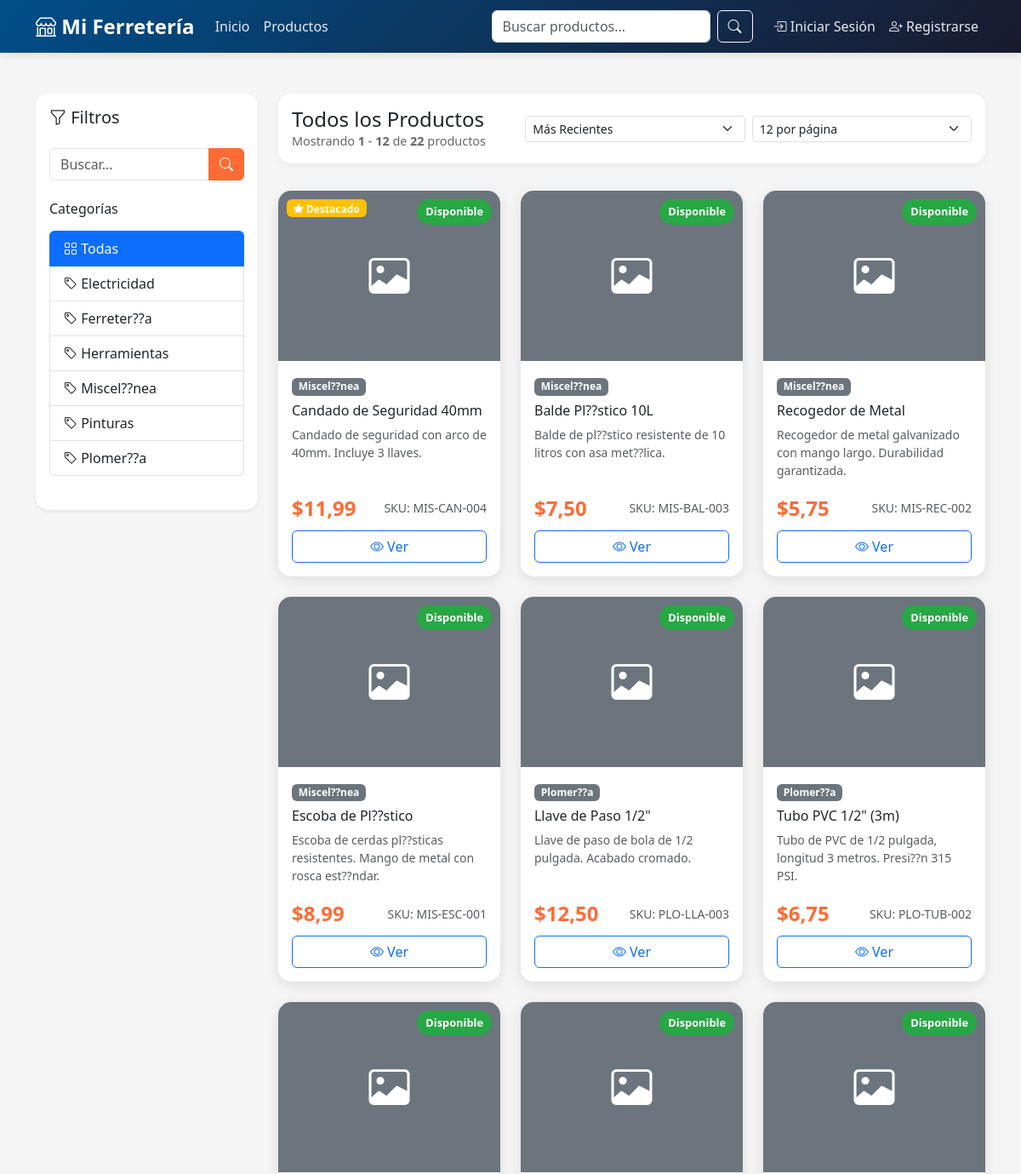
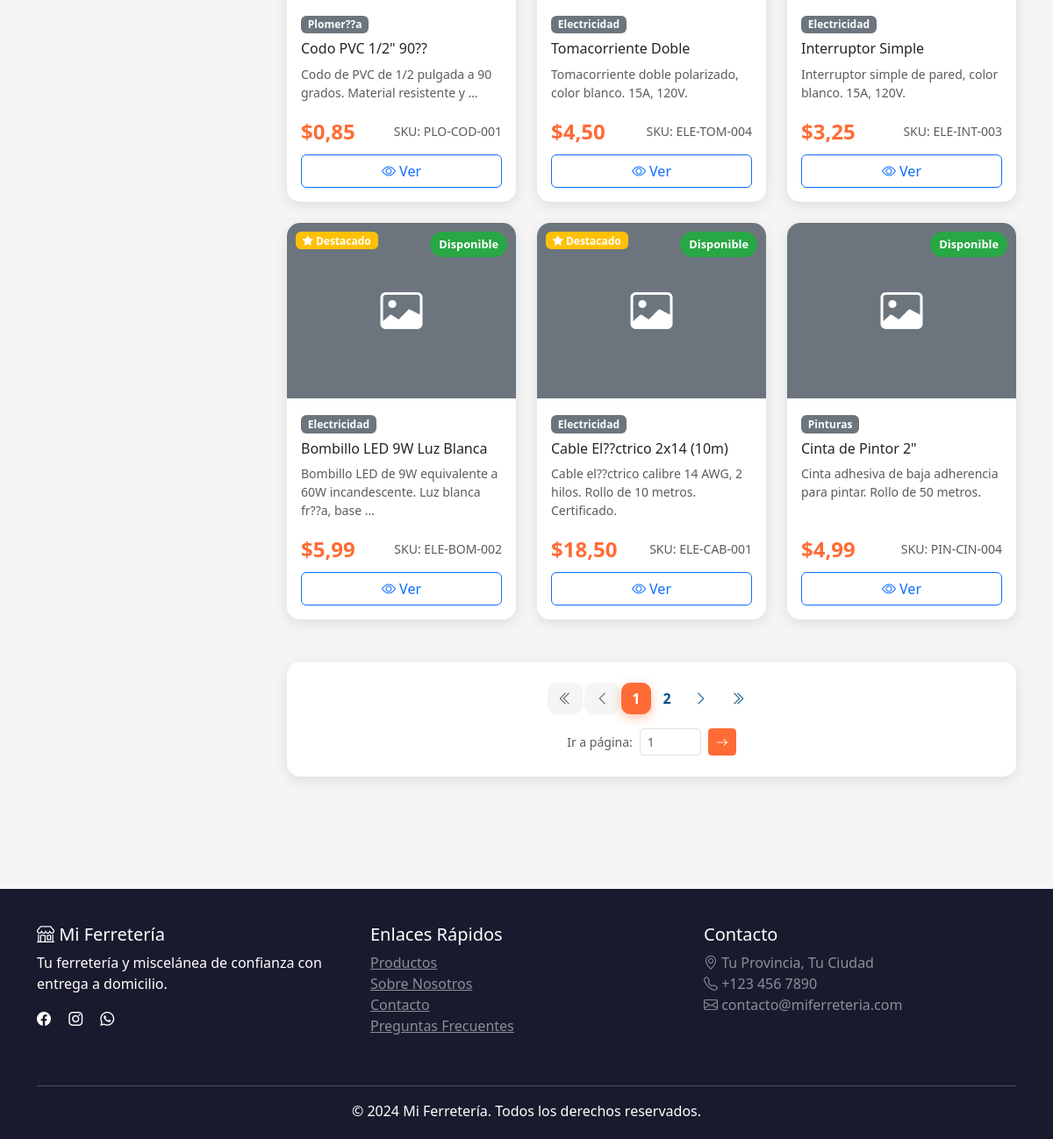
/productos/, run on the app's committed database (2 pictures, top to bottom).
### shop/models.py (models this page shows, shortened)
class Category(models.Model):
    name = models.CharField(max_length=100, verbose_name="Nombre")
    description = models.TextField(blank=True, verbose_name="Descripción")
    slug = models.SlugField(unique=True)
    created_at = models.DateTimeField(auto_now_add=True)
    class Meta:
        verbose_name = "Categoría"
        verbose_name_plural = "Categorías"
        ordering = ['name']

class Product(models.Model):
    category = models.ForeignKey(Category, on_delete=models.CASCADE, related_name='products', verbose_name="Categoría")
    name = models.CharField(max_length=200, verbose_name="Nombre")
    description = models.TextField(verbose_name="Descripción")
    price = models.DecimalField(max_digits=10, decimal_places=2, validators=[MinValueValidator(Decimal('0.01'))], verbose_name="Precio")
    stock = models.IntegerField(default=0, validators=[MinValueValidator(0)], verbose_name="Stock")
    image = models.ImageField(upload_to='products/', blank=True, null=True, verbose_name="Imagen")
    is_active = models.BooleanField(default=True, verbose_name="Activo")
    featured = models.BooleanField(default=False, verbose_name="Destacado")
    sku = models.CharField(max_length=50, unique=True, verbose_name="SKU")
    created_at = models.DateTimeField(auto_now_add=True)
    updated_at = models.DateTimeField(auto_now=True)
    class Meta:
        verbose_name = "Producto"
        verbose_name_plural = "Productos"
        ordering = ['-created_at']

### shop/views.py (the view, shortened to what this page needs)
# urls.py: path('productos/', views.product_list, name='product_list'),
def product_list(request):
    products = Product.objects.filter(is_active=True)
    categories = Category.objects.all()
    category_slug = request.GET.get('category')
    if category_slug:
        products = products.filter(category__slug=category_slug)
    query = request.GET.get('q')
    if query:
        products = products.filter(
            Q(name__icontains=query) |
            Q(description__icontains=query) |
            Q(sku__icontains=query)
        )
    sort_by = request.GET.get('sort', '-created_at')
    valid_sorts = {
        'price_asc': 'price',
        'price_desc': '-price',
        'name_asc': 'name',
        'name_desc': '-name',
        'newest': '-created_at',
        'oldest': 'created_at',
        'popular': '-featured',  # Puedes cambiar esto por ventas reales
    }
    if sort_by in valid_sorts:
        products = products.order_by(valid_sorts[sort_by])
    else:
        products = products.order_by('-created_at')
    try:
        items_per_page = int(request.GET.get('per_page', 12))
        if items_per_page not in [12, 24, 36, 48]:
            items_per_page = 12
    except (ValueError, TypeError):
        items_per_page = 12
    paginator = Paginator(products, items_per_page)
    try:
        page = int(request.GET.get('page', 1))
        if page < 1:
            page = 1
    except (ValueError, TypeError):
        page = 1
    try:
        products_page = paginator.page(page)
    except PageNotAnInteger:
        page = 1
        products_page = paginator.page(1)
    except EmptyPage:
        if paginator.num_pages > 0:
            products_page = paginator.page(paginator.num_pages)
        else:
            products_page = paginator.page(1)
    context = {
        'products': products_page,
        'categories': categories,
        'current_category': category_slug,
        'query': query,
        'sort_by': sort_by,
        'items_per_page': items_per_page,
        'paginator': paginator,
    }
    return render(request, 'shop/product_list.html', context)

### shop/templates/shop/product_list.html (shortened to what this page needs)
{% extends 'shop/base.html' %}
{% block content %}
<div class="container py-5" id="products-section">
    <div class="row">
        <div class="col-lg-3 mb-4 filters-sidebar">
            <div class="card shadow-sm" id="filtersCard">
                <div class="card-body">
                    <h5 class="card-title mb-4">
                        <i class="bi bi-funnel"></i> Filtros
                    </h5>
                    <div class="mb-4">
                        <form method="get" action="{% url 'shop:product_list' %}" id="searchForm">
                            <div class="input-group">
                                <input type="text"
                                       class="form-control"
                                       id="searchInput"
                                       name="q"
                                       placeholder="Buscar..."
                                       value="{{ query|default:'' }}"
                                       autocomplete="off">
                                <button class="btn btn-primary" type="submit">
                                    <i class="bi bi-search"></i>
                                </button>
                            </div>
                        </form>
                    </div>
                    <h6 class="mb-3">Categorías</h6>
                    <div class="list-group mb-4">
                        <a href="{% url 'shop:product_list' %}"
                           class="list-group-item list-group-item-action {% if not current_category %}active{% endif %}">
                            <i class="bi bi-grid"></i> Todas
                        </a>
                        {% for category in categories %}
                            <a href="?category={{ category.slug }}"
                               class="list-group-item list-group-item-action category-filter {% if current_category == category.slug %}active{% endif %}"
                               data-category="{{ category.slug }}">
                                <i class="bi bi-tag"></i> {{ category.name }}
                            </a>
                        {% endfor %}
                    </div>
                </div>
            </div>
        </div>
        <div class="col-lg-9">
            <div class="view-controls">
                <div class="row align-items-center">
                    <div class="col-md-4">
                        <h4 class="mb-0" id="productsTitle">
                            {% if current_category %}
                                {% for category in categories %}
                                    {% if category.slug == current_category %}
                                        {{ category.name }}
                                    {% endif %}
                                {% endfor %}
                            {% elif query %}
                                Resultados para "{{ query }}"
                            {% else %}
                                Todos los Productos
                            {% endif %}
                        </h4>
                        <p class="results-info mb-0">
                            Mostrando <strong id="startIndex">{{ products.start_index }}</strong> -
                            <strong id="endIndex">{{ products.end_index }}</strong> de
                            <strong id="totalProducts">{{ paginator.count }}</strong> productos
                        </p>
                    </div>
                    <div class="col-md-8">
                        <div class="row g-2">
                            <div class="col-md-6">
                                <select class="form-select form-select-sm" id="sortSelect">
                                    <option value="newest" {% if sort_by == 'newest' %}selected{% endif %}>Más Recientes</option>
                                </select>
                            </div>
                            <div class="col-md-6">
                                <select class="form-select form-select-sm" id="perPageSelect">
                                    <option value="12" {% if items_per_page == 12 %}selected{% endif %}>12 por página</option>
                                </select>
                            </div>
                        </div>
                    </div>
                </div>
            </div>
            <div id="productsContainer" class="position-relative">
                <div class="row g-4" id="productsGrid">
                    {% include 'shop/partials/product_grid.html' %}
                </div>
            </div>
            {% if paginator.num_pages > 1 %}
            <div class="pagination-wrapper mt-5" id="paginationWrapper">
                <nav aria-label="Navegación de productos">
                    <ul class="pagination justify-content-center mb-0" id="paginationNav">
                        <li class="page-item {% if not products.has_previous %}disabled{% endif %}">
                            <a class="page-link page-nav"
                               href="#"
                               data-page="1"
                               aria-label="Primera">
                                <i class="bi bi-chevron-double-left"></i>
                            </a>
                        </li>
                        <li class="page-item {% if not products.has_previous %}disabled{% endif %}">
                            <a class="page-link page-nav"
                               href="#"
                               data-page="{% if products.has_previous %}{{ products.previous_page_number }}{% else %}1{% endif %}"
                               aria-label="Anterior">
                                <i class="bi bi-chevron-left"></i>
                            </a>
                        </li>
                        {% for num in paginator.page_range %}
                            {% if num == products.number %}
                                <li class="page-item active">
                                    <span class="page-link">{{ num }}</span>
                                </li>
                            {% elif num > products.number|add:'-3' and num < products.number|add:'3' %}
                                <li class="page-item">
                                    <a class="page-link page-nav"
                                       href="#"
                                       data-page="{{ num }}">{{ num }}</a>
                                </li>
                            {% endif %}
                        {% endfor %}
                        <li class="page-item {% if not products.has_next %}disabled{% endif %}">
                            <a class="page-link page-nav"
                               href="#"
                               data-page="{% if products.has_next %}{{ products.next_page_number }}{% else %}{{ paginator.num_pages }}{% endif %}"
                               aria-label="Siguiente">
                                <i class="bi bi-chevron-right"></i>
                            </a>
                        </li>
                        <li class="page-item {% if not products.has_next %}disabled{% endif %}">
                            <a class="page-link page-nav"
                               href="#"
                               data-page="{{ paginator.num_pages }}"
                               aria-label="Última">
                                <i class="bi bi-chevron-double-right"></i>
                            </a>
                        </li>
                    </ul>
                </nav>
                <div class="text-center mt-3">
                    <div class="d-inline-flex align-items-center gap-2">
                        <span class="text-muted small">Ir a página:</span>
                        <input type="number"
                               id="gotoPageInput"
                               class="form-control form-control-sm"
                               style="width: 70px;"
                               min="1"
                               max="{{ paginator.num_pages }}"
                               placeholder="{{ products.number }}">
                        <button class="btn btn-sm btn-primary" id="gotoPageBtn">
                            <i class="bi bi-arrow-right"></i>
                        </button>
                    </div>
                </div>
            </div>
            {% endif %}
        </div>
    </div>
</div>
{% endblock %}

### shop/templates/shop/partials/product_grid.html (shortened to what this page needs)
{% load static %}
{% for product in products %}
<div class="col-lg-4 col-md-6 product-card-wrapper" data-product-id="{{ product.id }}">
    <div class="card h-100 product-card">
        <div class="position-relative product-image-container">
            {% if product.image %}
                <img src="{{ product.image.url }}"
                     class="card-img-top product-image"
                     alt="{{ product.name }}"
                     loading="lazy">
            {% else %}
                <div class="product-image bg-secondary d-flex align-items-center justify-content-center">
                    <i class="bi bi-image text-white" style="font-size: 3rem;"></i>
                </div>
            {% endif %}
            {% if product.stock == 0 %}
                <span class="stock-badge out-of-stock">Agotado</span>
            {% elif product.stock < 10 %}
                <span class="stock-badge low-stock">Solo {{ product.stock }}</span>
            {% else %}
                <span class="stock-badge in-stock">Disponible</span>
            {% endif %}
            {% if product.featured %}
                <span class="badge bg-warning position-absolute" style="top: 10px; left: 10px;">
                    <i class="bi bi-star-fill"></i> Destacado
                </span>
            {% endif %}
        </div>
        <div class="card-body d-flex flex-column">
            <div class="mb-2">
                <span class="badge bg-secondary">{{ product.category.name }}</span>
            </div>
            <h6 class="card-title">{{ product.name }}</h6>
            <p class="card-text text-muted small flex-grow-1">
                {{ product.description|truncatewords:12 }}
            </p>
            <div class="mt-auto">
                <div class="d-flex justify-content-between align-items-center mb-2">
                    <span class="price-tag">${{ product.price }}</span>
                    <small class="text-muted">SKU: {{ product.sku }}</small>
                </div>
                <div class="d-flex gap-2">
                    <a href="{% url 'shop:product_detail' product.pk %}"
                       class="btn btn-outline-primary flex-grow-1">
                        <i class="bi bi-eye"></i> Ver
                    </a>
                </div>
            </div>
        </div>
    </div>
</div>
{% endfor %}

### data on the page
Category: name "Electricidad"
Category: name "Ferreter??a"
Category: name "Herramientas"
Category: name "Miscel??nea"
Category: name "Pinturas"
Category: name "Plomer??a"
Product: stock "Disponible", featured True (drawn), category.name "Miscel??nea", name "Candado de Seguridad 40mm", description "Candado de seguridad con arco de 40mm. Incluye 3 llaves.", price "11,99", sku "MIS-CAN-004"
Product: stock "Disponible", category.name "Miscel??nea", name "Balde Pl??stico 10L", description "Balde de pl??stico resistente de 10 litros con asa met??lica.", price "7,50", sku "MIS-BAL-003"
Product: stock "Disponible", category.name "Miscel??nea", name "Recogedor de Metal", description "Recogedor de metal galvanizado con mango largo. Durabilidad garantizada.", price "5,75", sku "MIS-REC-002"
Product: stock "Disponible", category.name "Miscel??nea", name "Escoba de Pl??stico", description "Escoba de cerdas pl??sticas resistentes. Mango de metal con rosca est??ndar.", price "8,99", sku "MIS-ESC-001"
Product: stock "Disponible", category.name "Plomer??a", name "Llave de Paso 1/2\"", description "Llave de paso de bola de 1/2 pulgada. Acabado cromado.", price "12,50", sku "PLO-LLA-003"
Product: stock "Disponible", category.name "Plomer??a", name "Tubo PVC 1/2\" (3m)", description "Tubo de PVC de 1/2 pulgada, longitud 3 metros. Presi??n 315 PSI.", price "6,75", sku "PLO-TUB-002"
Product: stock "Disponible", category.name "Plomer??a", name "Codo PVC 1/2\" 90??", description "Codo de PVC de 1/2 pulgada a 90 grados. Material resistente y …", price "0,85", sku "PLO-COD-001"
Product: stock "Disponible", category.name "Electricidad", name "Tomacorriente Doble", description "Tomacorriente doble polarizado, color blanco. 15A, 120V.", price "4,50", sku "ELE-TOM-004"
Product: stock "Disponible", category.name "Electricidad", name "Interruptor Simple", description "Interruptor simple de pared, color blanco. 15A, 120V.", price "3,25", sku "ELE-INT-003"
Product: stock "Disponible", featured True (drawn), category.name "Electricidad", name "Bombillo LED 9W Luz Blanca", description "Bombillo LED de 9W equivalente a 60W incandescente. Luz blanca fr??a, base …", price "5,99", sku "ELE-BOM-002"
Product: stock "Disponible", featured True (drawn), category.name "Electricidad", name "Cable El??ctrico 2x14 (10m)", description "Cable el??ctrico calibre 14 AWG, 2 hilos. Rollo de 10 metros. Certificado.", price "18,50", sku "ELE-CAB-001"
Product: stock "Disponible", category.name "Pinturas", name "Cinta de Pintor 2\"", description "Cinta adhesiva de baja adherencia para pintar. Rollo de 50 metros.", price "4,99", sku "PIN-CIN-004"

### other printed values
{{ products.start_index }} "1"
{{ products.end_index }} "12"
{{ paginator.count }} "22"
{{ num }} "1"
{{ num }} "2"
